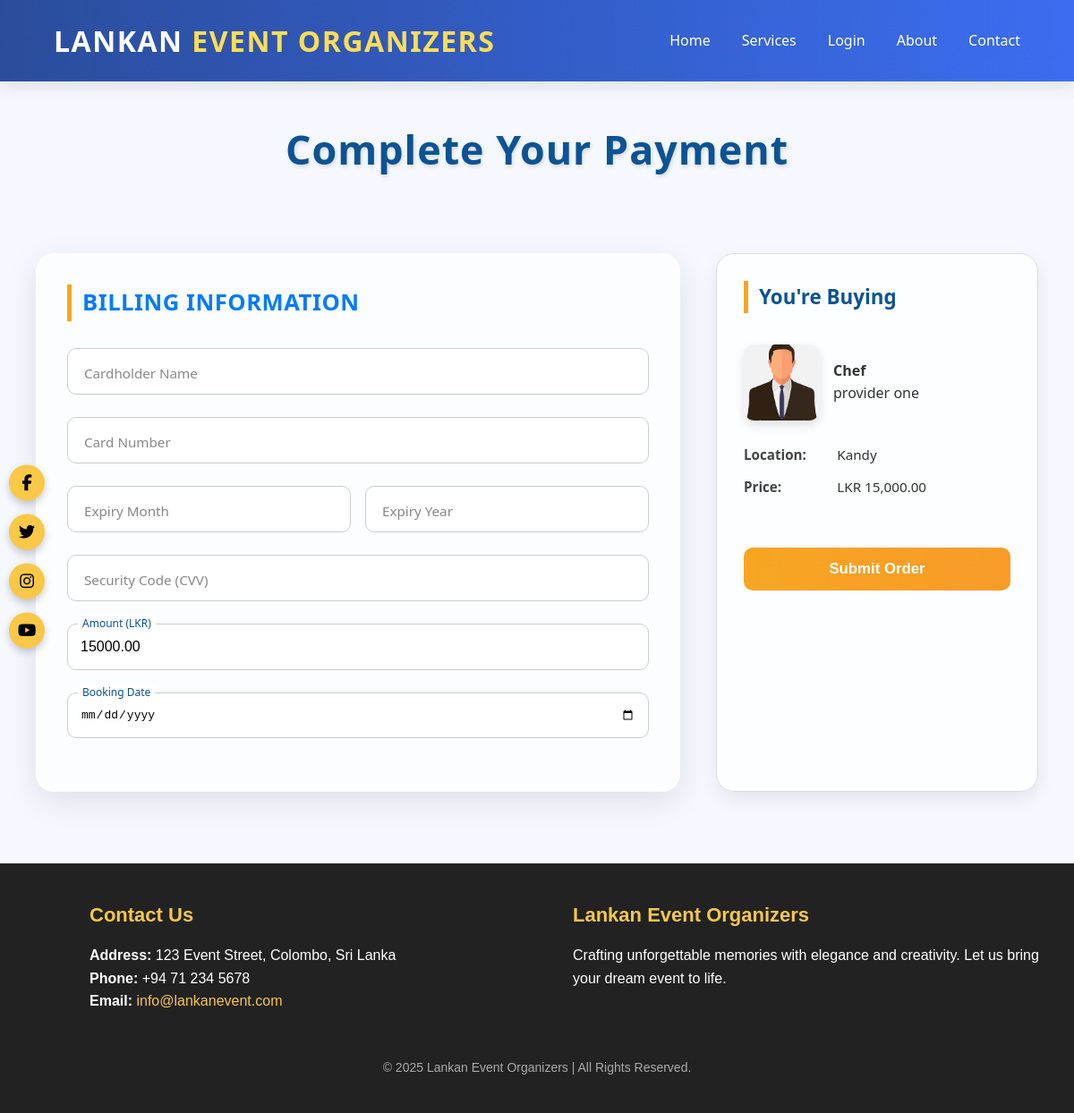
/payment.php?service_id=320, run on the app's committed database.
### tables this page shows
CREATE TABLE `services` (
  `id` int(11) NOT NULL,
  `provider_name` varchar(100) DEFAULT NULL,
  `service_name` varchar(100) DEFAULT NULL,
  `description` text DEFAULT NULL,
  `email` varchar(100) DEFAULT NULL,
  `photo` varchar(255) DEFAULT NULL,
  `location` varchar(150) DEFAULT NULL,
  `price` decimal(10,2) DEFAULT NULL,
  `time_slot` varchar(50) DEFAULT NULL
);

### payment.php (the view, shortened to what this page needs)
<?php
include('dbconnect.php');
$isLoggedIn = isset($_SESSION['user_name']);
if (isset($_GET['service_id'])) {
    $service_id = $_GET['service_id'];
    $stmt = $conn->prepare("SELECT * FROM services WHERE id = ?");
    $stmt->bind_param("i", $service_id);
    $stmt->execute();
    $result = $stmt->get_result();
    $service = $result->fetch_assoc();
}
?>
<!DOCTYPE html>
<html lang="en" xmlns="http://www.w3.org/1999/xhtml">
<head>
    <link rel="stylesheet" href="payment.css" />
    <link rel="stylesheet" href="https://cdnjs.cloudflare.com/ajax/libs/font-awesome/6.5.0/css/all.min.css" />
</head>
<body>
    <nav class="navbar">
        <div class="logo">Lankan <span>Event Organizers</span></div>
        <ul class="nav-links">
            <?php if ($isLoggedIn): ?>
                <li><a href="user_home.php #index">Home</a></li>
            <?php else: ?>
                <li><a href="index.php #index">Home</a></li>
            <?php endif; ?>
            <?php if ($isLoggedIn): ?>
                <li><a href="user_home.php #services">Services</a></li>
            <?php else: ?>
                <li><a href="index.php #services">Services</a></li>
            <?php endif; ?>
            <?php if ($isLoggedIn): ?>
                <li><a href="logout.php">Logout</a></li>
            <?php else: ?>
                <li><a href="login.php">Login</a></li>
            <?php endif; ?>
            <?php if ($isLoggedIn): ?>
                <li><a href="user_home.php #about">About</a></li>
            <?php else: ?>
                <li><a href="index.php #about">About</a></li>
            <?php endif; ?>
            <li><a href="contact.php">Contact</a></li>
        </ul>
    </nav>
    <h2 style="text-align: center;">Complete Your Payment</h2>
    <form action="process_payment.php" method="POST">
        <div class="payment-container">
            <div class="payment-form">
                <h3 style="color: #007bff;">Billing Information</h3>
                <div class="input-box">
                    <input type="text" name="card_name" id="card_name" placeholder="Cardholder Name" pattern="^[A-Za-z ]+$" titile="Give in Letters" required>
                    <label for="card_name">Cardholder Name</label>
                </div>
                <div class="input-box">
                    <input type="text" name="card_number" placeholder="Card Number" maxlength="19" pattern="\d{16}" title="Enter a 16-digit card number" required>
                    <label for="card_number">Card Number</label>
                </div>
                <div class="input-row">
                    <div class="input-box half">
                        <input type="text" name="expiry_month" placeholder="MM" maxlength="2" pattern="(0[1-9]|1[0-2])" title="Enter month as MM (01-12)" required>
                        <label for="expiry_month">Expiry Month</label>
                    </div>
                    <div class="input-box half">
                        <input type="text" name="expiry_year" placeholder="YY" maxlength="2" pattern="\d{2}" title="Enter year as YY" required>
                        <label for="expiry_year">Expiry Year</label>
                    </div>
                </div>
                <div class="input-box">
                    <input type="text" name="cvv" placeholder="XXX" maxlength="4" pattern="\d{3,4}" title="Enter 3 or 4-digit CVV" required>
                    <label for="cvv">Security Code (CVV)</label>
                </div>
                <div class="input-box">
                    <input type="text" name="amount" value="<?php echo $service['price']; ?>" readonly>
                    <label for="amount">Amount (LKR)</label>
                </div>
                <div class="input-box">
                    <input type="date" name="booking_date" required>
                    <label for="booking_date">Booking Date</label>
                </div>
            </div>
            <div class="service-info">
                <h3>You're Buying</h3>
                <div class="service-info-header">
                    <?php if ($service['photo']) { ?>
                    <img src="<?php echo $service['photo']; ?>" alt="Service Photo">
                    <?php } ?>
                    <div>
                        <strong><?php echo $service['service_name']; ?></strong><br>
                        <span><?php echo $service['provider_name']; ?></span>
                    </div>
                </div>
                <table class="service-details-table">
                    <tr>
                        <td>Location:</td>
                        <td><?php echo $service['location']; ?></td>
                    </tr>
                    <tr>
                        <td>Price:</td>
                        <td>LKR <?php echo number_format($service['price'], 2); ?></td>
                    </tr>
                </table>
                <button type="submit" class="submit-btn">Submit Order</button>
            </div>
        </div>
    </form>
    <footer id="contact">
        <div class="footer-container">
            <div class="contact-info">
                <h3>Contact Us</h3>
                <p>
                    <strong>Address:</strong> 123 Event Street, Colombo, Sri Lanka<br />
                    <strong>Phone:</strong> +94 71 234 5678<br />
                    <strong>Email:</strong>
                    <a href="mailto:info@lankanevent.com">info@lankanevent.com</a>
                </p>
            </div>
            <div class="newsletter-signup">
                <h3>Lankan Event Organizers</h3>
                <p>Crafting unforgettable memories with elegance and creativity. Let us bring your dream event to life.</p>
            </div>
        </div>
        <div class="social-icons-vertical">
            <a href="https://facebook.com/lankanevent" target="_blank" class="social-icon" aria-label="Facebook">
                <i class="fab fa-facebook-f"></i>
            </a>
            <a href="https://twitter.com/lankanevent" target="_blank" class="social-icon" aria-label="Twitter">
                <i class="fab fa-twitter"></i>
            </a>
            <a href="https://instagram.com/lankanevent" target="_blank" class="social-icon" aria-label="Instagram">
                <i class="fab fa-instagram"></i>
            </a>
            <a href="https://youtube.com/lankanevent" target="_blank" class="social-icon" aria-label="YouTube">
                <i class="fab fa-youtube"></i>
            </a>
        </div>
        <div class="footer-copy">
            &copy; 2025 Lankan Event Organizers | All Rights Reserved.
        </div>
    </footer>
</body>
</html>

### payment.css (style rules this page uses)
body { font-family: 'Segoe UI', sans-serif; background-color: #f5f9ff; color: #333; line-height: 1.6; }
.navbar { display: flex; justify-content: space-between; align-items: center; background: linear-gradient(90deg, #2a4d9b, #3c6df0); padding: 20px 60px; box-shadow: 0 6px 18px rgba(0, 0, 0, 0.1); position: sticky; top: 0; z-index: 1000; transition: background 0.3s ease-in-out; }
.navbar .logo { font-size: 2rem; font-weight: 800; color: #ffffff; text-transform: uppercase; letter-spacing: 1.5px; font-family: 'Segoe UI', sans-serif; }
.navbar .logo span { color: #ffdd57; }
.navbar .nav-links { list-style: none; display: flex; gap: 35px; }
.navbar .nav-links li a { color: white; text-decoration: none; font-weight: 500; }
.navbar .nav-links li a::after { content: ''; position: absolute; left: 0; bottom: -3px; height: 2px; width: 0%; background-color: #ffdd57; transition: width 0.3s ease-in-out; }
h2 { text-align: center; margin-top: 40px; font-size: 2.8em; color: #0b5394; text-shadow: 1px 2px 4px rgba(0, 0, 0, 0.15); letter-spacing: 1px; }
.payment-container { display: flex; justify-content: center; flex-wrap: wrap; gap: 40px; padding: 40px; max-width: 1200px; margin: 40px auto; }
.payment-form { flex: 1; min-width: 380px; padding: 35px; border-radius: 20px; background: rgba(255, 255, 255, 0.65); backdrop-filter: blur(15px); box-shadow: 0 10px 35px rgba(0, 0, 0, 0.1); transition: transform 0.4s ease, box-shadow 0.4s ease; }
.payment-form h3 { font-size: 1.6em; color: #0b5394; border-left: 5px solid #f6a623; padding-left: 12px; margin-bottom: 30px; text-transform: uppercase; letter-spacing: 0.5px; }
.input-box { position: relative; margin-bottom: 25px; }
.input-box input, .input-box select { width: 100%; padding: 16px 14px; border: 1px solid #ccc; border-radius: 10px; background: rgba(255, 255, 255, 0.8); font-size: 1em; transition: all 0.3s ease; }
.input-box label { position: absolute; left: 14px; top: 16px; color: #888; background: #fff; padding: 0 5px; transition: 0.3s; pointer-events: none; font-size: 0.95em; z-index: 1; }
.input-box input:focus + label, .input-box input:not(:placeholder-shown) + label { top: -10px; left: 12px; font-size: 0.75em; color: #0b5394; }
.input-row { display: flex; gap: 16px; }
.input-row .half { flex: 1; }
.submit-btn { background: linear-gradient(to right, #f6a623, #f89b29); color: #fff; padding: 14px 22px; border: none; border-radius: 10px; font-weight: bold; font-size: 1.05em; cursor: pointer; width: 100%; margin-top: 30px; transition: transform 0.3s ease, background 0.4s ease; }
.service-info { width: 360px; min-width: 280px; padding: 30px; border-radius: 20px; background: #ffffffc9; border: 1px solid #ddd; box-shadow: 0 8px 20px rgba(0, 0, 0, 0.08); display: flex; flex-direction: column; gap: 20px; }
.service-info h3 { font-size: 1.4em; color: #0b5394; border-left: 5px solid #f6a623; padding-left: 12px; margin-bottom: 15px; }
.service-info-header { display: flex; align-items: center; gap: 15px; }
.service-info img { width: 85px; height: 85px; object-fit: cover; border-radius: 12px; box-shadow: 0 5px 12px rgba(0, 0, 0, 0.12); }
.service-details-table { width: 100%; font-size: 0.95em; border-collapse: collapse; }
.service-details-table td { padding: 6px 0; vertical-align: top; }
.service-details-table td:first-child { font-weight: bold; color: #444; width: 35%; }
footer { background: #222; color: #fff; padding: 40px 20px; position: relative; font-family: 'Poppins', sans-serif; }
.footer-container { display: flex; flex-wrap: wrap; justify-content: space-between; max-width: 1200px; margin: auto; padding-left: 80px; }
.contact-info, .newsletter-signup { flex: 1 1 45%; margin-bottom: 20px; }
.contact-info h3, .newsletter-signup h3 { font-size: 22px; margin-bottom: 15px; color: #f9c846; }
.contact-info p, .newsletter-signup p { font-size: 16px; line-height: 1.6; }
.contact-info a { color: #f9c846; text-decoration: none; }
.footer-copy { text-align: center; margin-top: 30px; font-size: 14px; color: #aaa; }
.social-icons-vertical { position: fixed; top: 50%; left: 10px; transform: translateY(-50%); display: flex; flex-direction: column; gap: 15px; z-index: 1000; }
.social-icon { display: flex; justify-content: center; align-items: center; background-color: #f9c846; color: #000; width: 40px; height: 40px; border-radius: 50%; text-decoration: none; font-size: 18px; transition: transform 0.3s, background-color 0.3s; box-shadow: 0 4px 8px rgba(0,0,0,0.2); }

### data on the page
services: amount "15000.00", photo (picture), service_name "Chef", provider_name "provider one", location "Kandy", price "15,000.00"
